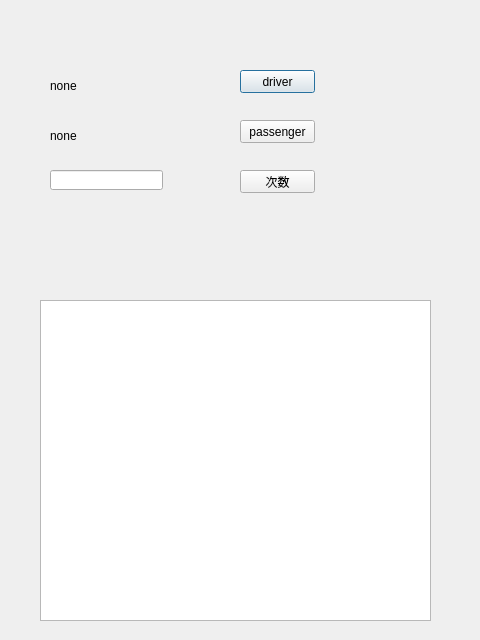
<?xml version="1.0" encoding="UTF-8"?>
<ui version="4.0">
 <class>go</class>
 <widget class="QDialog" name="go">
  <property name="geometry">
   <rect>
    <x>0</x>
    <y>0</y>
    <width>480</width>
    <height>640</height>
   </rect>
  </property>
  <property name="windowTitle">
   <string>Dialog</string>
  </property>
  <widget class="QPushButton" name="driver_handle">
   <property name="geometry">
    <rect>
     <x>240</x>
     <y>70</y>
     <width>75</width>
     <height>23</height>
    </rect>
   </property>
   <property name="text">
    <string>driver</string>
   </property>
  </widget>
  <widget class="QPushButton" name="passenger_handle">
   <property name="geometry">
    <rect>
     <x>240</x>
     <y>120</y>
     <width>75</width>
     <height>23</height>
    </rect>
   </property>
   <property name="text">
    <string>passenger</string>
   </property>
  </widget>
  <widget class="QLabel" name="driver_info">
   <property name="geometry">
    <rect>
     <x>50</x>
     <y>70</y>
     <width>141</width>
     <height>31</height>
    </rect>
   </property>
   <property name="text">
    <string>none</string>
   </property>
  </widget>
  <widget class="QLabel" name="passenger_info">
   <property name="geometry">
    <rect>
     <x>50</x>
     <y>120</y>
     <width>141</width>
     <height>31</height>
    </rect>
   </property>
   <property name="text">
    <string>none</string>
   </property>
  </widget>
  <widget class="QPushButton" name="loop_time">
   <property name="geometry">
    <rect>
     <x>240</x>
     <y>170</y>
     <width>75</width>
     <height>23</height>
    </rect>
   </property>
   <property name="text">
    <string>次数</string>
   </property>
  </widget>
  <widget class="QLineEdit" name="loop_time_input">
   <property name="geometry">
    <rect>
     <x>50</x>
     <y>170</y>
     <width>113</width>
     <height>20</height>
    </rect>
   </property>
  </widget>
  <widget class="QPlainTextEdit" name="messagebox">
   <property name="geometry">
    <rect>
     <x>40</x>
     <y>300</y>
     <width>391</width>
     <height>321</height>
    </rect>
   </property>
  </widget>
 </widget>
 <resources/>
 <connections/>
</ui>
